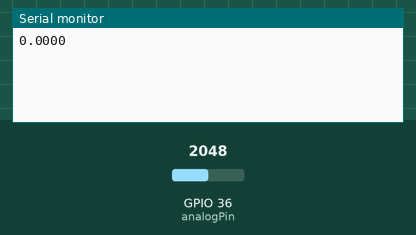
Bench run of a sketch on a simulated ESP32. Parts: the last lines printed to the serial monitor. The test bench sets the inputs (shaded band); at power-on: GPIO 36 (analogPin) = 2048.

Above: at 1.2 s.
1.3 s: GPIO 36 (analogPin) set to 2866
At 2.4 s:
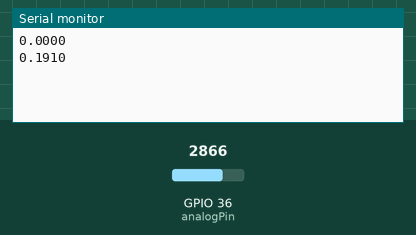
2.8 s: GPIO 36 (analogPin) set to 3603
At 5.1 s:
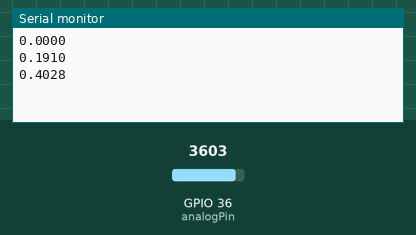
Timing chart, 0 to 6.6 s (numbered marks = the images above; inputs shaded):
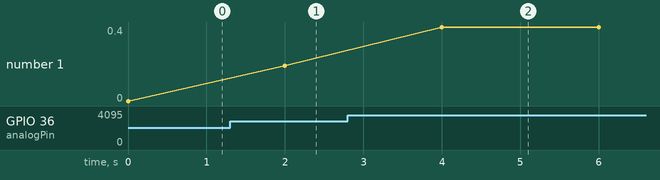

Measured:
- after the input at 1.3 s, the serial monitor: prints a new line after 0.70 s (image 1)
- after the input at 2.8 s, the serial monitor: prints a new line after 1.2 s (image 2)
- plotted number 1: 0 → 0.19 after the input at 1.3 s, 0.19 → 0.4 after the input at 2.8 s

The sketch:

calculoRMS.ino
```cpp
/**
* Objetivo: Aquisitar o sinal a uma taxa de amostragem constante
*
* Author: João Campos
* Referencias:
*
* https://playground.arduino.cc/Code/Timer1
*
*/
// Biblioteca que inicia o timer e variáveis de aquisição de sinal
#include "setupTimer.h"


double rms = 0 ;

void setup()
{
  Serial.begin(115200);
  initADC();
  initTimer();
}

/**
 * [loop description]
 * S Global
 */
void loop(){

// cálculo do rms do sinal
  rms = 0;
  for (size_t k = 0; k < N; k++) {
    rms = rms + S[k]*S[k];
  }
  rms = rms/N;
  rms = sqrt(rms);
  Serial.println(rms,4);
  delay(2000);


}
```

setupADC.h
```cpp
#include <Arduino.h>

#define N 256
#define ADCresolution 12
volatile unsigned int i = 0;
// Número de amostras coletadas

const int f = 60;
const int fs = 960;
const double A = 3.3;
double offset = 2.5;
double ganhoTC = 1;
double  ADCcounts;
volatile double S[N];
const int analogPin = GPIO_NUM_36;

void initADC(){
    pinMode(analogPin, INPUT);
    ADCcounts = pow(2, ADCresolution);
}

hw_timer_t * timer = NULL;
portMUX_TYPE timerMux = portMUX_INITIALIZER_UNLOCKED;


// Função a ser chamada a ser executada  a cada periodo de amostragem
void IRAM_ATTR onTimer() {

  portENTER_CRITICAL_ISR(&timerMux);

  S[i] = ganhoTC*(((analogRead(analogPin)*A)/ADCcounts)-offset);
  i++;
  // zero o contador quando é ultrapassado valor de 16
  i = i & 0xff;
 portEXIT_CRITICAL_ISR(&timerMux);


}
```

setupTimer.h
```cpp
#include <Arduino.h>
#include "setupADC.h"


void initTimer(){

  // Inicializar  timer1 com 1041 microsegundos, isso nos dá uma taxa de amostragem de 16 amostras por segundo na rede elétrica
    timer = timerBegin(0, 80, true);
    timerAttachInterrupt(timer, &onTimer, true);
    timerAlarmWrite(timer, 1041, true);
    timerAlarmEnable(timer);


}
```
